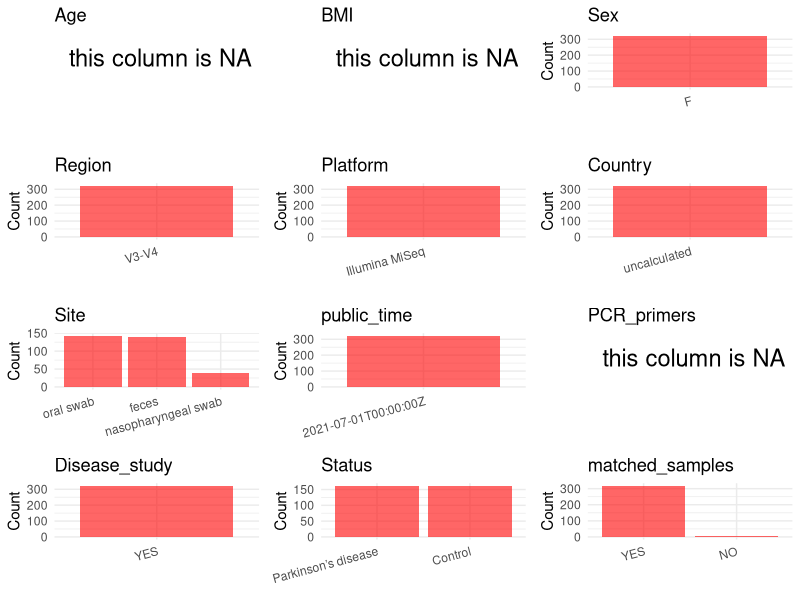

R code for this plot: (Note: this script raises an error after producing the figure.)
## ---- chunk 1
# Load necessary libraries
library(dplyr)
library(ggplot2)
library(cowplot)

# Set working directory (update this path to your local directory)
setwd("D:/oral_project/PRJNA742875")

# Read the initial metadata files
initial_meta<-read.csv("SraRunTable.csv",header = T)

# Combine the two metadata files
#meta <- rbind(initial_meta, initial_meta1)

#Remove entries where Organism is "gut metagenome" (non-oral samples)
#initial_meta <- subset(initial_meta,isolation_source!= "feces")

# Check the number of samples containing "HT" in Sample.Name (e.g., healthy controls)
#nrow(subset(meta, grepl("HT", Sample.Name)))

# Display the first few rows of the metadata
head(initial_meta)
## ---- chunk 2
# Create a uniform metadata dataframe
metadata <- data.frame(
  BioProject = initial_meta$BioProject,
  Run = initial_meta$Run,
  sample_name = initial_meta$patient.control_label,
  Age = NA,
  BMI = NA,
  Sex="F",
  Region = "V3-V4",
  Platform = initial_meta$Instrument,
  Country = initial_meta$geo_loc_name_country,
  Site =initial_meta$env_medium,
  public_time = initial_meta$ReleaseDate,
  stringsAsFactors = FALSE
)
## ---- chunk 3
# Add information obtained from the publication
metadata$PCR_primers <- NA
metadata$title <- "Oral and gut dysbiosis leads to functional alterations in Parkinson’s disease"
#metadata<-subset(uniform_meta,Site!="feces")
metadata$Disease_study <- "YES"
# Assign disease status based on sample_name patterns
metadata$Status <- initial_meta$patient.control_label
metadata<-metadata%>%
  mutate(Status=case_when(grepl("Control",Status)~"Control",grepl("Patient",Status)~"Parkinson’s disease"))
#extract subject id by remove prefix of sample_name
#metadata$sample_name <- gsub("[FSP].*", "", metadata$sample_name)
#get subjects id with Saliva available
keep_subjects<-subset(metadata,Site %in% c("oral swab"))
#remove subjects without Saliva samples
metadata<-subset(metadata,sample_name %in% keep_subjects$sample_name)
#get subjects sampling counts
sample_counts <- table(metadata$sample_name)
# Create matched_samples column, any subjects have >=2 samples will be label "YES", otherwise "NO"
metadata$matched_samples <- ifelse(metadata$sample_name %in% names(sample_counts[sample_counts >= 2]), "YES", "NO")
#metadata$BMI<-gsub("not provided",NA,metadata$BMI)
#metadata$BMI<-as.numeric(metadata$BMI)
## ---- chunk 4
# Check the number of unique runs and sample names
print(paste("Number of unique runs:", length(unique(metadata$Run))))
print(paste("Number of unique sample names:", length(unique(metadata$sample_name))))
## ---- chunk 5
# Select columns for visualization
plot_data <- metadata %>%
  select(-BioProject, -Run, -sample_name, -title)

# Function to create simple plots for each column
create_simple_plots <- function(data) {
  plots <- list()
  
  for (col in colnames(data)) {
    # Check if the column is all NA
    if (all(is.na(data[[col]]))) {
      # Create an empty plot with text indicating all NA
      p <- ggplot() +
        annotate("text", x = 0.5, y = 0.5, label = "this column is NA", size = 6) +
        labs(title = col) +
        theme_void()
    } else if (is.numeric(data[[col]])) {
      # Numeric variable: histogram
      p <- ggplot(data, aes(x = .data[[col]])) +
        geom_histogram(fill = "blue", alpha = 0.6, bins = 20, na.rm = TRUE) +
        labs(title = col) +
        theme_minimal()
    } else {
      # Categorical variable: bar plot (remove NA values)
      count_data <- as.data.frame(table(data[[col]], useNA = "ifany"))
      p <- ggplot(count_data, aes(x = reorder(Var1, -Freq), y = Freq)) +
        geom_col(fill = "red", alpha = 0.6) +
        labs(title = col, x = NULL, y = "Count") +
        theme_minimal() +
        theme(axis.text.x = element_text(angle = 15, hjust = 1))
    }
    plots[[col]] <- p
  }
  
  return(plots)
}

# Generate and arrange plots
plots <- create_simple_plots(plot_data)
p<-plot_grid(plots$Age, 
          plots$BMI, 
          plots$Sex, 
          plots$Region, 
          plots$Platform, 
          plots$Country, 
          plots$Site,
          plots$public_time, 
          plots$PCR_primers,
          plots$Disease_study,
          plots$Status,
          plots$matched_samples,# add 
          ncol = 3, align = "hv", axis = "lb")
ggsave("Metadata_Summary.png", plot = p, width = 8, height = 6, dpi = 150)
## ---- chunk 6
knitr::include_graphics("Metadata_Summary.png")
## ---- chunk 7
# Reorder columns to match the desired format
metadata <- metadata[, c(
  "BioProject", "Run", "sample_name", "Age", "BMI", "Sex", 
  "Region", "Platform", "Country", "Site", "public_time", 
  "PCR_primers", "title", "Disease_study", "Status","matched_samples"
)]

# Export the uniform metadata to a CSV file
write.csv(metadata, file = "metadata.csv", quote = FALSE)
head(metadata)
